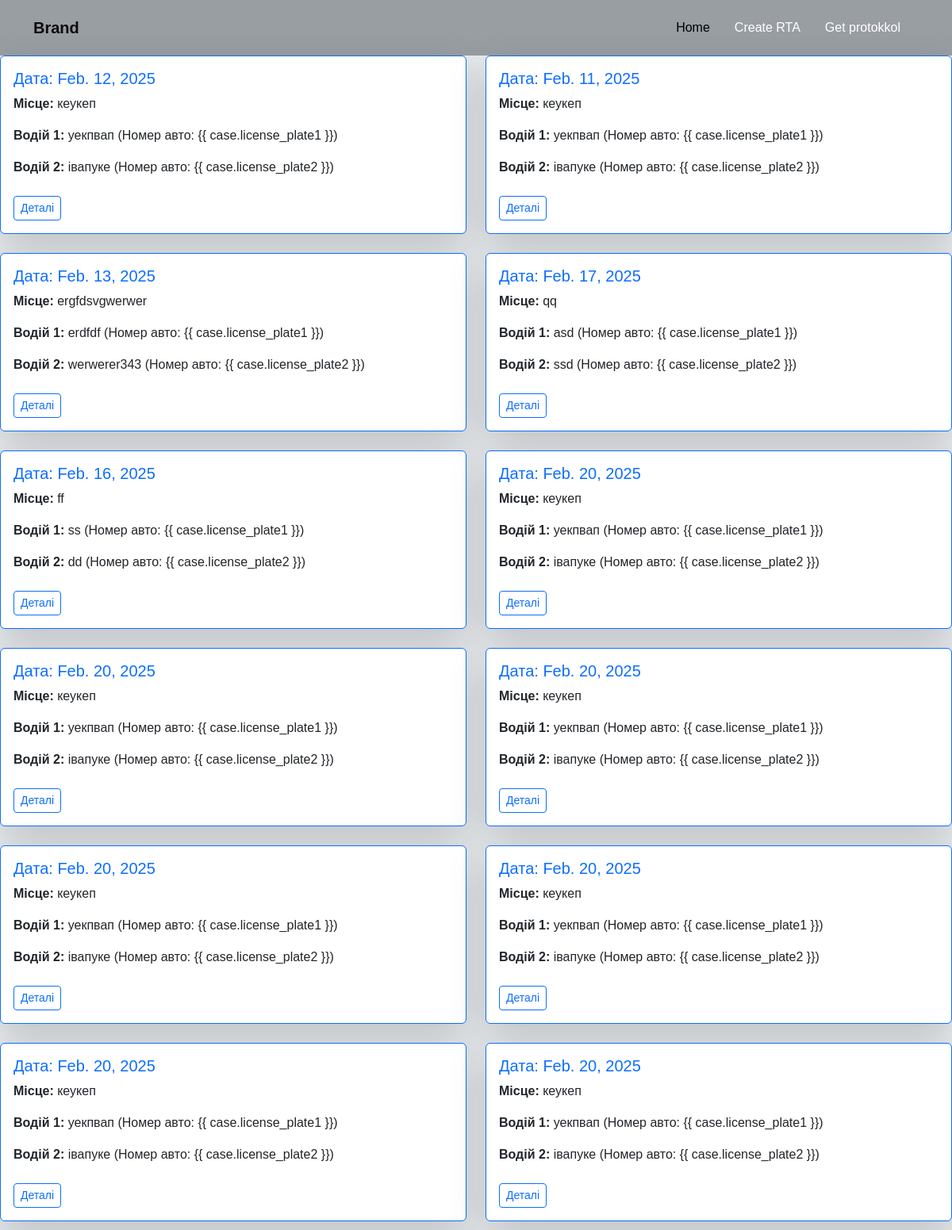
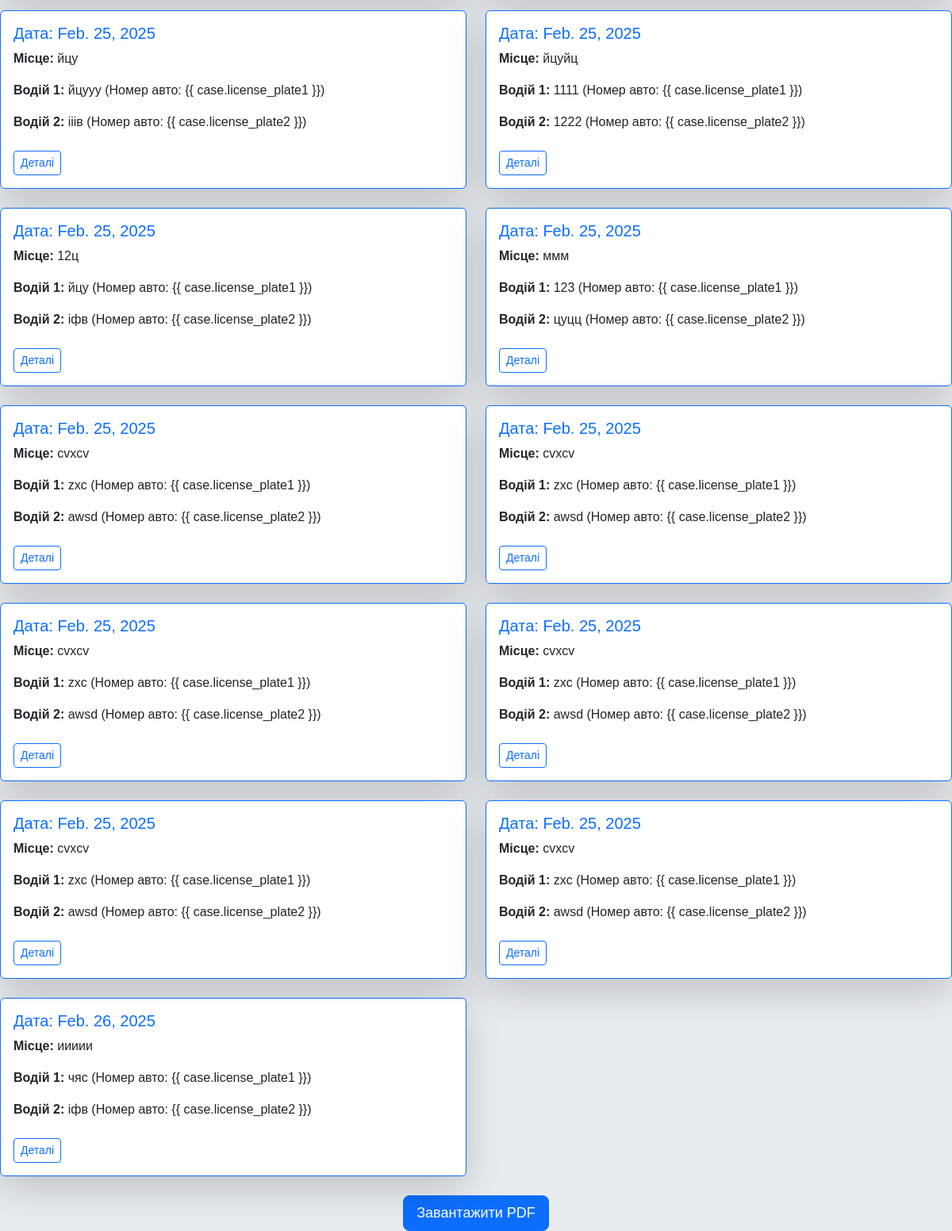
/project/get/, run on the app's committed database (2 pictures, top to bottom).
### Project_/models.py (models this page shows, shortened)
class DTP(models.Model):
    date = models.DateField()
    location = models.CharField(max_length=255)
    name_dri1 = models.CharField(max_length=255)
    name_dri2 = models.CharField(max_length=255)
    license_plate1 = models.CharField(max_length=20, null=True)
    license_plate2 = models.CharField(max_length=20, null=True)
    insurance = models.CharField(max_length=255)
    image = models.ImageField(upload_to='dtp_drawings/', null=True, blank=True)  # Додаємо поле для малюнка

### Project_/views.py (the view)
# urls.py: path('get/', views.success, name='get'),
def success(request):
    dtp = DTP.objects.all()
    return render(request, 'success.html', {'dtp': dtp})

### templates/success.html (shortened to what this page needs)
{% extends 'NavBar.html' %}
{% load static %}
{% block content %}
<body>
    {% if dtp %}
    <div class="row row-cols-1 row-cols-md-2 g-4">
        {% for case in dtp %}
        <div class="col">
            <div
                class="card border-primary h-100 shadow-lg hover:shadow-2xl transition-transform transform hover:scale-105 duration-300">
                <div class="card-body">
                    <h5 class="card-title text-primary">Дата: {{ case.date }}</h5>
                    <p class="card-text"><strong>Місце:</strong> {{ case.location }}</p>
                    <p class="card-text"><strong>Водій 1:</strong> {{ case.name_dri1 }} (Номер авто: {{ case.license_plate1
                        }})</p>
                    <p class="card-text"><strong>Водій 2:</strong> {{ case.name_dri2 }} (Номер авто: {{ case.license_plate2
                        }})</p>
                    <a href="#" class="btn btn-outline-primary btn-sm mt-2"> Деталі</a>
                </div>
            </div>
        </div>
        {% endfor %}
    </div>
    {% else %}
    <p class="text-muted text-center">Немає зареєстрованих випадків ДТП.</p>
    {% endif %}
    <div class="text-center mt-4">
        <a href="{% url 'generate_pdf' %}" class="btn btn-primary btn-lg">
            Завантажити PDF
        </a>
    </div>
</body>
{% endblock %}

### Project_/static/style.css (style rules this page uses)
html, body { height: 100%; margin: 0; display: flex; flex-direction: column; }
.btn-lg { font-size: 18px; }
body { font-family: Arial, sans-serif; background-color: #e9ecef; }

### data on the page
DTP: date "Feb. 12, 2025", location "кеукеп", name_dri1 "уекпвап", name_dri2 "івапуке"
DTP: date "Feb. 11, 2025", location "кеукеп", name_dri1 "уекпвап", name_dri2 "івапуке"
DTP: date "Feb. 13, 2025", location "ergfdsvgwerwer", name_dri1 "erdfdf", name_dri2 "werwerer343"
DTP: date "Feb. 17, 2025", location "qq", name_dri1 "asd", name_dri2 "ssd"
DTP: date "Feb. 16, 2025", location "ff", name_dri1 "ss", name_dri2 "dd"
DTP: date "Feb. 20, 2025", location "кеукеп", name_dri1 "уекпвап", name_dri2 "івапуке"
DTP: date "Feb. 20, 2025", location "кеукеп", name_dri1 "уекпвап", name_dri2 "івапуке"
DTP: date "Feb. 20, 2025", location "кеукеп", name_dri1 "уекпвап", name_dri2 "івапуке"
DTP: date "Feb. 20, 2025", location "кеукеп", name_dri1 "уекпвап", name_dri2 "івапуке"
DTP: date "Feb. 20, 2025", location "кеукеп", name_dri1 "уекпвап", name_dri2 "івапуке"
DTP: date "Feb. 20, 2025", location "кеукеп", name_dri1 "уекпвап", name_dri2 "івапуке"
DTP: date "Feb. 20, 2025", location "кеукеп", name_dri1 "уекпвап", name_dri2 "івапуке"
DTP: date "Feb. 25, 2025", location "йцу", name_dri1 "йцууу", name_dri2 "ііів"
DTP: date "Feb. 25, 2025", location "йцуйц", name_dri1 "1111", name_dri2 "1222"
DTP: date "Feb. 25, 2025", location "12ц", name_dri1 "йцу", name_dri2 "іфв"
DTP: date "Feb. 25, 2025", location "ммм", name_dri1 "123", name_dri2 "цуцц"
DTP: date "Feb. 25, 2025", location "cvxcv", name_dri1 "zxc", name_dri2 "awsd"
DTP: date "Feb. 25, 2025", location "cvxcv", name_dri1 "zxc", name_dri2 "awsd"
DTP: date "Feb. 25, 2025", location "cvxcv", name_dri1 "zxc", name_dri2 "awsd"
DTP: date "Feb. 25, 2025", location "cvxcv", name_dri1 "zxc", name_dri2 "awsd"
DTP: date "Feb. 25, 2025", location "cvxcv", name_dri1 "zxc", name_dri2 "awsd"
DTP: date "Feb. 25, 2025", location "cvxcv", name_dri1 "zxc", name_dri2 "awsd"
DTP: date "Feb. 26, 2025", location "иииии", name_dri1 "чяс", name_dri2 "іфв"
